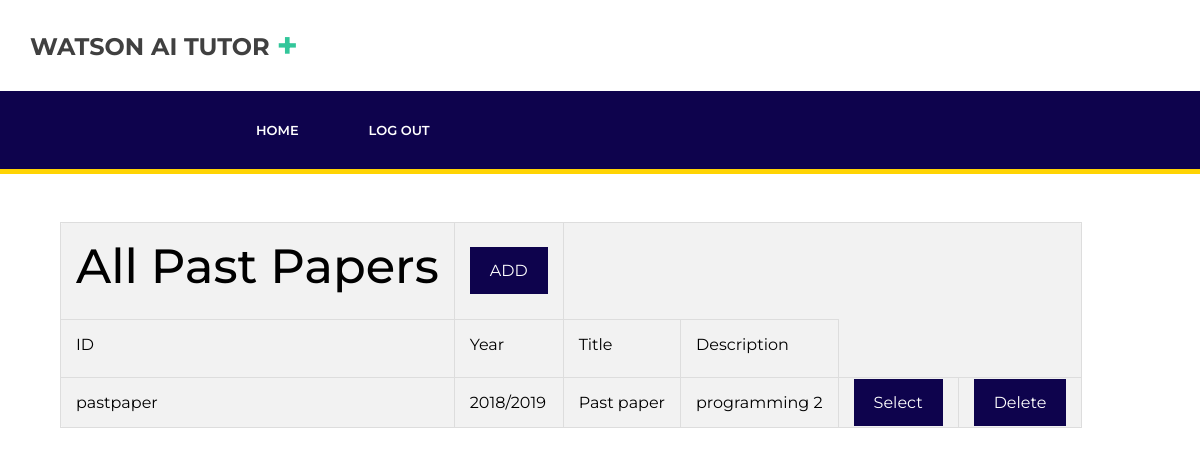
/mainadmin.php, run on the app's committed database.
### tables this page shows
CREATE TABLE `allpapers` (
  `ID` varchar(30) NOT NULL,
  `Year` varchar(4000) NOT NULL,
  `Description` varchar(4000) NOT NULL,
  `Title` varchar(4000) NOT NULL
);

### mainadmin.php (the view, shortened to what this page needs)
		<html>
		<head>
			<link rel="stylesheet" type="text/css" href="styles/bootstrap-4.1.2/bootstrap.min.css">
			<link rel="stylesheet" type="text/css" href="styles/main_styles.css">
<link rel="stylesheet" type="text/css" href="css/contact.css">
		</head>
		<body>
		    <br>
		    <br>
		   			   <header class="header" id="header">
			<div>
				<div class="header_top">
					<div class="container">
						<div class="row">
							<div class="col">
								<div class="header_top_content d-flex flex-row align-items-center justify-content-start">
									<div class="logo">
										<a href="#">Watson AI Tutor <span>+</span></a>
									</div>
								</div>
							</div>
						</div>
					</div>
				</div>
				<div class="header_nav" id="header_nav_pin">
					<div class="header_nav_inner">
						<div class="header_nav_container" style="background-color: #0e034d; color:white;    border-bottom: solid 5px #ffd403;">
							<div class="container">
								<div class="row">
									<div class="col">
										<div class="header_nav_content d-flex flex-row align-items-center justify-content-start">
											<nav class="main_nav">
												<ul class="d-flex flex-row align-items-center justify-content-start" style="padding-top:30px;">
													<li><a href="mainmain.php">Home</a></li>
														<li><a href="index.php">Log Out</a></li>
												</ul>
											</nav>
										</div>
								</div>
							</div>
						</div>
							</div>
					</div>
				</div>
			</div>
		</header>
		<div id='container1'>
				<table >
					<tr>
						<td><h1 style = 'color: black;'>All Past Papers</td>
								  <?php
										  echo '<td><a class="f" href="addppaper.php">ADD</a></td>';
										  ?>
					</tr>
							 	   <tr>
				<td><label> ID</label></td>
				    <td><label>Year</label></td>
               	<td><label>Title </label></td>
               <td><label>Description</label></td>
            </tr>
            <?php
    $con = mysqli_connect('localhost','root','','id9534037_major_') or die("<h1>Could not connect to database.</h1>");
						$query = "SELECT * FROM allpapers";
						$result = mysqli_query($con, $query) or die ("<h2>Could not RETRIEVE data</h2>");
						?>
				 <?php while($row = mysqli_fetch_array($result)):;?>
        <?php
            				echo "<tr>";
							echo "<td>". $row['ID']."</td>";
							echo "<td>" . $row['Year']."</td>";
							echo "<td>" . $row['Description']."</td>";
							echo "<td>" . $row['Title']."</td>";
							?>
										  <?php
										  echo '<td><a class="f" href="pastpaper2.php?id=' . $row['ID'] . '">Select</a></td>';
										  echo '<td><a class="f" href="adminfinal.php?Name=' . $row['ID'] . '">Delete</a></td>';
                                            	?>
            </tr>
							   <?php endwhile;
						?>
				</table>
						</div>
	</body>
	</html>

### styles/main_styles.css (style rules this page uses)
* { margin: 0; padding: 0; -webkit-font-smoothing: antialiased; -webkit-text-shadow: rgba(0,0,0,.01) 0 0 1px; text-shadow: rgba(0,0,0,.01) 0 0 1px; }
body { font-family: 'Montserrat', sans-serif; font-size: 14px; font-weight: 400; background: #FFFFFF; color: #a5a5a5; }
div { display: block; position: relative; -webkit-box-sizing: border-box; -moz-box-sizing: border-box; box-sizing: border-box; }
ul { list-style: none; margin-bottom: 0px; }
a { -webkit-transition: all 200ms ease; -moz-transition: all 200ms ease; -ms-transition: all 200ms ease; -o-transition: all 200ms ease; transition: all 200ms ease; }
a, a:hover, a:visited, a:active, a:link { text-decoration: none; -webkit-font-smoothing: antialiased; -webkit-text-shadow: rgba(0,0,0,.01) 0 0 1px; text-shadow: rgba(0,0,0,.01) 0 0 1px; }
h1 { font-size: 60px; }
h1, h2, h3, h4, h5, h6 { font-family: 'Montserrat', sans-serif; -webkit-font-smoothing: antialiased; -webkit-text-shadow: rgba(0,0,0,.01) 0 0 1px; text-shadow: rgba(0,0,0,.01) 0 0 1px; line-height: 1.2; color: #404040; }
.header { position: fixed; top: 0; left: 0; width: 100vw; z-index: 100; background: #FFFFFF; }
.main_nav { margin-left: 226px; }
.main_nav ul li a { font-size: 15px; font-weight: 600; color: #404040; white-space: nowrap; }
.main_nav ul li:not(:last-child) { margin-right: 33px; }

### css/contact.css (style rules this page uses)
* { margin: 0; padding: 0; -webkit-font-smoothing: antialiased; -webkit-text-shadow: rgba(0,0,0,.01) 0 0 1px; text-shadow: rgba(0,0,0,.01) 0 0 1px; }
body { font-family: 'Montserrat', sans-serif; font-size: 14px; font-weight: 400; background: #FFFFFF; color: #a5a5a5; }
div { display: block; position: relative; -webkit-box-sizing: border-box; -moz-box-sizing: border-box; box-sizing: border-box; }
ul { list-style: none; margin-bottom: 0px; }
a, a:hover, a:visited, a:active, a:link { text-decoration: none; -webkit-font-smoothing: antialiased; -webkit-text-shadow: rgba(0,0,0,.01) 0 0 1px; text-shadow: rgba(0,0,0,.01) 0 0 1px; }
h1 { font-size: 48px; }
h1, h2, h3, h4, h5, h6 { font-family: 'Montserrat', sans-serif; -webkit-font-smoothing: antialiased; -webkit-text-shadow: rgba(0,0,0,.01) 0 0 1px; text-shadow: rgba(0,0,0,.01) 0 0 1px; }
.header { position: absolute; top: 0; left: 0; width: 100%; background: #FFFFFF; z-index: 100; }
.header_top { width: 100%; z-index: 2; }
.header_top_content { height: 91px; -webkit-transition: all 200ms ease; -moz-transition: all 200ms ease; -ms-transition: all 200ms ease; -o-transition: all 200ms ease; transition: all 200ms ease; }
.logo a { line-height: 0.75; color: #404040; font-size: 24px; font-weight: 700; text-transform: uppercase; }
.logo a span { position: relative; font-size: 36px; color: #32c69a; line-height: 0.75; vertical-align: text-top; }
.header_nav { z-index: 2; }
.header_nav_inner { width: 100%; }
.header_nav_container { z-index: 1; background: #32c69a; }
.header_nav_content { height: 78px; }
.main_nav { height: 100%; }
.main_nav ul { height: 100%; }
.main_nav ul li { position: relative; }
.main_nav ul li:not(:last-child) { margin-right: 70px; }
.main_nav ul li a { display: block; position: relative; height: 100%; font-size: 13px; font-weight: 600; color: #FFFFFF; z-index: 1; text-transform: uppercase; -webkit-transition: all 200ms ease; -moz-transition: all 200ms ease; -ms-transition: all 200ms ease; -o-transition: all 200ms ease; transition: all 200ms ease; }

### mainadmin.php (style rules this page uses)
table, td, th { border: 1px solid #ddd; text-align: left; }
table { border-collapse: collapse; border-radius: 5px; margin-top:15%; padding: 30px; margin-left:5%; background-color: #f2f2f2; top: 50%; left: 50%; color:black; max-width: 1500px; width: auto; height: auto; }
th, td { padding: 15px; }
.f { background-color: #0e034d; color: white; padding: 14px 20px; margin: 8px 0; border: none; }

### data on the page
allpapers: ID "pastpaper", Year "2018/2019", Description "Past paper", Title "programming 2"
